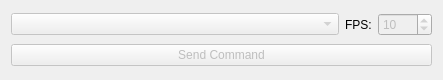
<?xml version="1.0" encoding="UTF-8"?>
<ui version="4.0">
 <class>QmitkIGTLDeviceCommandWidgetControls</class>
 <widget class="QWidget" name="QmitkIGTLDeviceCommandWidgetControls">
  <property name="geometry">
   <rect>
    <x>0</x>
    <y>0</y>
    <width>443</width>
    <height>80</height>
   </rect>
  </property>
  <property name="windowTitle">
   <string>Form</string>
  </property>
  <layout class="QVBoxLayout" name="verticalLayout_2">
   <item>
    <layout class="QHBoxLayout" name="horizontalLayout">
     <item>
      <widget class="QComboBox" name="commandsComboBox">
       <property name="enabled">
        <bool>false</bool>
       </property>
       <property name="toolTip">
        <string>Choose Command Message Type</string>
       </property>
      </widget>
     </item>
     <item>
      <widget class="QLabel" name="label_2">
       <property name="sizePolicy">
        <sizepolicy hsizetype="Maximum" vsizetype="Preferred">
         <horstretch>0</horstretch>
         <verstretch>0</verstretch>
        </sizepolicy>
       </property>
       <property name="toolTip">
        <string>Frames per second</string>
       </property>
       <property name="text">
        <string>FPS:</string>
       </property>
      </widget>
     </item>
     <item>
      <widget class="QSpinBox" name="fpsSpinBox">
       <property name="enabled">
        <bool>false</bool>
       </property>
       <property name="sizePolicy">
        <sizepolicy hsizetype="Maximum" vsizetype="Fixed">
         <horstretch>0</horstretch>
         <verstretch>0</verstretch>
        </sizepolicy>
       </property>
       <property name="toolTip">
        <string>Set the frames per second of the stream</string>
       </property>
       <property name="maximum">
        <number>1500</number>
       </property>
       <property name="value">
        <number>10</number>
       </property>
      </widget>
     </item>
    </layout>
   </item>
   <item>
    <widget class="QPushButton" name="butSendCommand">
     <property name="enabled">
      <bool>false</bool>
     </property>
     <property name="toolTip">
      <string>Send the command</string>
     </property>
     <property name="text">
      <string>Send Command</string>
     </property>
    </widget>
   </item>
  </layout>
 </widget>
 <resources/>
 <connections/>
</ui>
